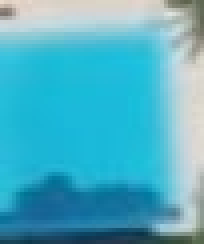
#> input picture data/support5/s01.jpg, 51 x 61 px (shown 4 times larger); its folder holds only this picture in this run
$ python show_support.py
#> lines starting #> are read from the running program, lines starting #| are printed output that depends on the picture
### src/annotate.py
"""Drawing: annotated tiles and result sheets."""
from __future__ import annotations

from pathlib import Path

import cv2
import numpy as np

GREEN = (0, 200, 0)      # correct detection
RED = (0, 0, 255)        # false alarm
BLUE = (255, 160, 0)     # missed object (ground truth with no match)
WHITE = (255, 255, 255)


# [46 lines left out: functions _xyxy, draw_boxes, _dashed_rect, _label, not called in this run]


def title_bar(image: np.ndarray, text: str, height: int = 26) -> np.ndarray:
    """Add a black caption bar above the image."""
    bar = np.zeros((height, image.shape[1], 3), dtype=np.uint8)
    cv2.putText(bar, text[:80], (6, height - 8), cv2.FONT_HERSHEY_SIMPLEX,
                0.5, WHITE, 1, cv2.LINE_AA)
    return np.vstack([bar, image])


def contact_sheet(images, cols: int = 4, cell: int = 320,
                  captions=None) -> np.ndarray:
    """Grid of thumbnails — the fastest way to see what a model is doing."""
    if not images:
        return np.zeros((cell, cell, 3), dtype=np.uint8)
    rows = (len(images) + cols - 1) // cols
    sheet = np.full((rows * (cell + 26), cols * cell, 3), 20, dtype=np.uint8)
    for i, img in enumerate(images):
        r, c = divmod(i, cols)
        thumb = cv2.resize(img, (cell, cell), interpolation=cv2.INTER_AREA)
        cap = captions[i] if captions and i < len(captions) else ""
        thumb = title_bar(thumb, cap)
        sheet[r * (cell + 26):(r + 1) * (cell + 26),
              c * cell:(c + 1) * cell] = thumb
    return sheet


# [10 lines left out: function heatmap_overlay, not called in this run]


def save(path, image) -> None:
    Path(path).parent.mkdir(parents=True, exist_ok=True)
    cv2.imwrite(str(path), image)

### show_support.py
#!/usr/bin/env python3
"""Planche contact des vignettes de support deja choisies.

    python show_support.py
    python show_support.py data/support20

Pas besoin de data/candidates : ce script lit directement le dossier de
support et ecrit une planche dans outputs/.
"""
import sys
from pathlib import Path

import cv2

ROOT = Path(__file__).resolve().parent
sys.path.insert(0, str(ROOT))
from src import annotate                                        # noqa: E402

folder = Path(sys.argv[1] if len(sys.argv) > 1 else "data/support5")
files = sorted(folder.glob("*.jpg")) + sorted(folder.glob("*.png"))
if not files:
    raise SystemExit(f"aucune vignette dans {folder}")

imgs, caps = [], []
for f in files:
    img = cv2.imread(str(f))
#> img is the input picture: shape (61, 51, 3); mean B, G, R 196.8, 175.2, 79.4
    if img is not None:
        h, w = img.shape[:2]
#> h = 61; w = 51
        imgs.append(img)
        caps.append(f"{f.name}  {w}x{h}")
        print(f"  {f.name:<28} {w:>4} x {h:<4} px")
#|   s01.jpg                        51 x 61   px

out = ROOT / "outputs" / f"support_{folder.name}.jpg"
annotate.save(out, annotate.contact_sheet(imgs, cols=min(5, len(imgs)),
                                          cell=220, captions=caps))
#> in contact_sheet, `rows = (len(images) + cols - 1) // cols`: rows = 1
#> in contact_sheet, `sheet = np.full((rows * (cell + 26), cols * cell, 3), 20, dtype=np.uin..`: sheet: shape (246, 220, 3); every value is 20
#> the loop in contact_sheet, `for i, img in enumerate(images):` made 1 pass
#> (r, c, cap) on pass 1: (0, 0, 's01.jpg  51x61')
#> pass 1, in contact_sheet, `thumb = cv2.resize(img, (cell, cell), interpolation=cv2.INTER_AREA)`:
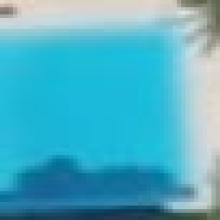
#> thumb: shape (220, 220, 3); mean B, G, R 196.8, 175.1, 79.3
#> pass 1, in contact_sheet, `thumb = title_bar(thumb, cap)`:
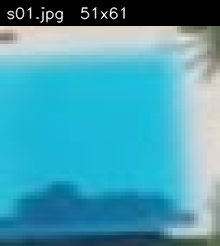
#> thumb: shape (246, 220, 3); mean B, G, R 177.5, 158.1, 72.4
print(f"\n{len(imgs)} vignettes -> {out}")
#| 1 vignettes -> outputs/support_support5.jpg

$ run again, on data/support5/s05.jpg
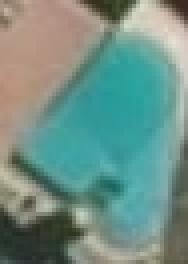
#> input picture data/support5/s05.jpg, 47 x 66 px (shown 4 times larger)
#> img is the input picture: shape (66, 47, 3); mean B, G, R 134, 143.9, 112.3
#|   s05.jpg                        47 x 66   px
#> rows = 1
#> sheet: shape (246, 220, 3); every value is 20
#> the loop in contact_sheet, `for i, img in enumerate(images):` made 1 pass
#> (r, c, cap) on pass 1: (0, 0, 's05.jpg  47x66')
#> pass 1, in contact_sheet, `thumb = cv2.resize(img, (cell, cell), interpolation=cv2.INTER_AREA)`:
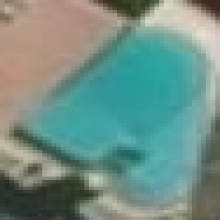
#> thumb: shape (220, 220, 3); mean B, G, R 134, 143.9, 112.2
#> pass 1, in contact_sheet, `thumb = title_bar(thumb, cap)`:
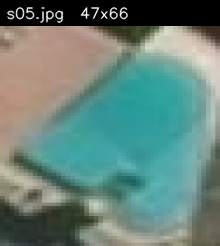
#> thumb: shape (246, 220, 3); mean B, G, R 121.5, 130.3, 102
#| 1 vignettes -> outputs/support_support5.jpg

$ run again, on data/support5/s02.jpg
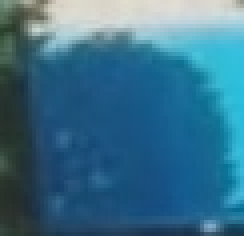
#> input picture data/support5/s02.jpg, 61 x 59 px (shown 4 times larger)
#> img is the input picture: shape (59, 61, 3); mean B, G, R 138.1, 111.2, 57
#|   s02.jpg                        61 x 59   px
#> rows = 1
#> sheet: shape (246, 220, 3); every value is 20
#> the loop in contact_sheet, `for i, img in enumerate(images):` made 1 pass
#> (r, c, cap) on pass 1: (0, 0, 's02.jpg  61x59')
#> pass 1, in contact_sheet, `thumb = title_bar(thumb, cap)`:
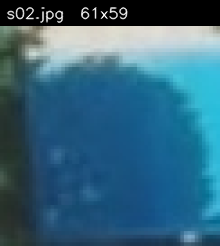
#> thumb: shape (246, 220, 3); mean B, G, R 125.1, 101.1, 52.6
#| 1 vignettes -> outputs/support_support5.jpg

$ run again, on data/support5/s03.jpg
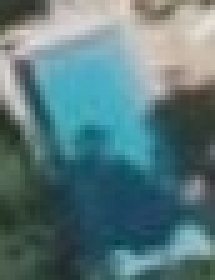
#> input picture data/support5/s03.jpg, 43 x 56 px (shown 5 times larger)
#> img is the input picture: shape (56, 43, 3); mean B, G, R 124.9, 121.3, 90.2
#|   s03.jpg                        43 x 56   px
#> rows = 1
#> sheet: shape (246, 220, 3); every value is 20
#> the loop in contact_sheet, `for i, img in enumerate(images):` made 1 pass
#> (r, c, cap) on pass 1: (0, 0, 's03.jpg  43x56')
#> pass 1, in contact_sheet, `thumb = cv2.resize(img, (cell, cell), interpolation=cv2.INTER_AREA)`:
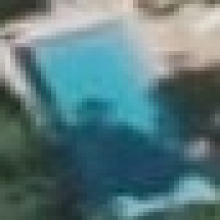
#> thumb: shape (220, 220, 3); mean B, G, R 124.8, 121.3, 90.1
#> pass 1, in contact_sheet, `thumb = title_bar(thumb, cap)`:
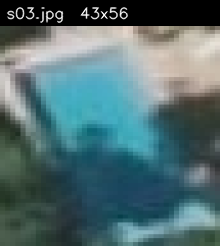
#> thumb: shape (246, 220, 3); mean B, G, R 113.3, 110.1, 82.3
#| 1 vignettes -> outputs/support_support5.jpg

$ run again, on data/support5/s04.jpg
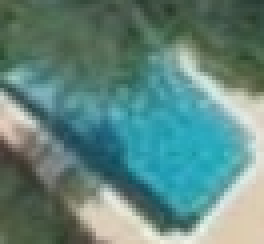
#> input picture data/support5/s04.jpg, 66 x 61 px (shown 4 times larger)
#> img is the input picture: shape (61, 66, 3); mean B, G, R 126.8, 134, 97.2
#|   s04.jpg                        66 x 61   px
#> rows = 1
#> sheet: shape (246, 220, 3); every value is 20
#> the loop in contact_sheet, `for i, img in enumerate(images):` made 1 pass
#> (r, c, cap) on pass 1: (0, 0, 's04.jpg  66x61')
#> pass 1, in contact_sheet, `thumb = cv2.resize(img, (cell, cell), interpolation=cv2.INTER_AREA)`:
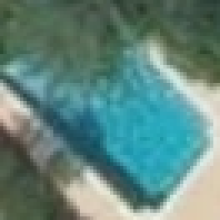
#> thumb: shape (220, 220, 3); mean B, G, R 126.7, 133.9, 97.2
#> pass 1, in contact_sheet, `thumb = title_bar(thumb, cap)`:
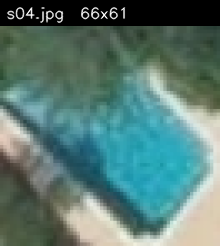
#> thumb: shape (246, 220, 3); mean B, G, R 115, 121.4, 88.5
#| 1 vignettes -> outputs/support_support5.jpg
